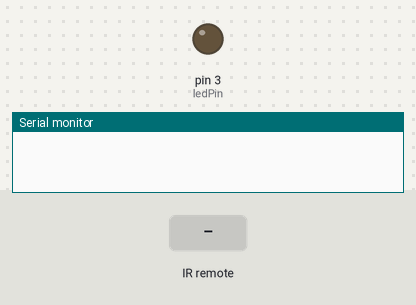
The sketch below on a simulated Arduino Uno, built with avr-gcc and run on an emulated ATmega328P. Parts: output pins drawn as LEDs (lit = HIGH), the last lines printed to the serial monitor. Inputs (shaded band) come from the test bench.

Above: at 1.2 s.
1.3 s: infrared code 0xFD00FF received
At 1.6 s:
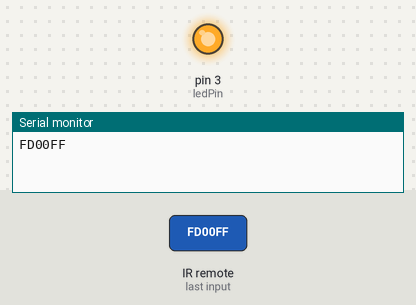
Timing chart, 0 to 4.3 s (numbered marks = the images above; inputs shaded):
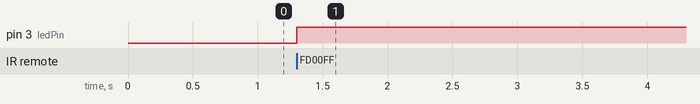

Measured:
- after the input at 1.3 s, pin 3 (ledPin): LOW → HIGH at once

The sketch:

Lesson12_2.ino
```cpp
#include <IRremote.h>           //调用IRremote.h库
int RECV_PIN = 10;              //定义RECV_PIN变量为10
int ledPin = 3;                // LED – digital 3
boolean ledState = LOW;         // ledstate用来存储LED的状态
IRrecv irrecv(RECV_PIN);        //设置RECV_PIN（也就是11引脚）为红外接收端
decode_results results;         //定义results变量为红外结果存放位置

void setup(){
  Serial.begin(9600);          //串口波特率设为9600
  irrecv.enableIRIn();          //启动红外解码
  pinMode(ledPin,OUTPUT);       // 设置LED为输出状态
}

void loop() {
  //是否接收到解码数据,把接收到的数据存储在变量results中
  if (irrecv.decode(&results)) {
       //接收到的数据以16进制的方式在串口输出
      Serial.println(results.value, HEX);

      //一旦接收到电源键的代码, LED翻转状态，HIGH变LOW，或者LOW变HIGH
      if(results.value == 0xFD00FF){
               ledState = !ledState;             //取反
               digitalWrite(ledPin,ledState);    //改变LED相应状态
           }
   irrecv.resume();  // 继续等待接收下一组信号
   }
}
```
